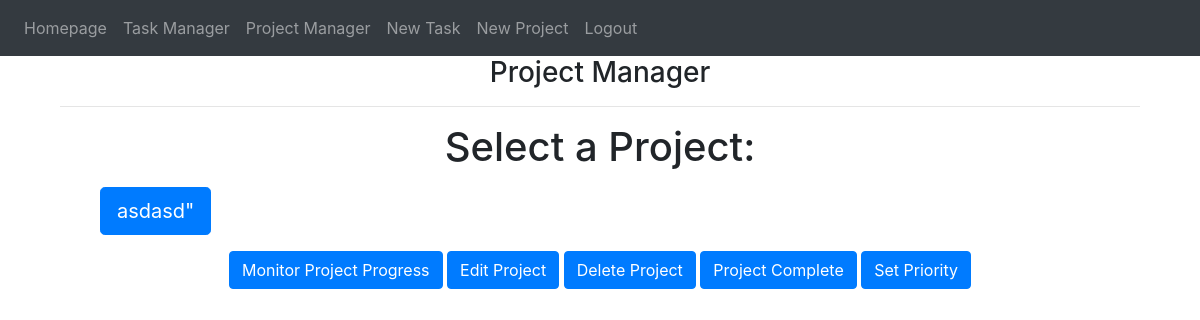
Page /projectmanager (signed in) on the earlier database version.
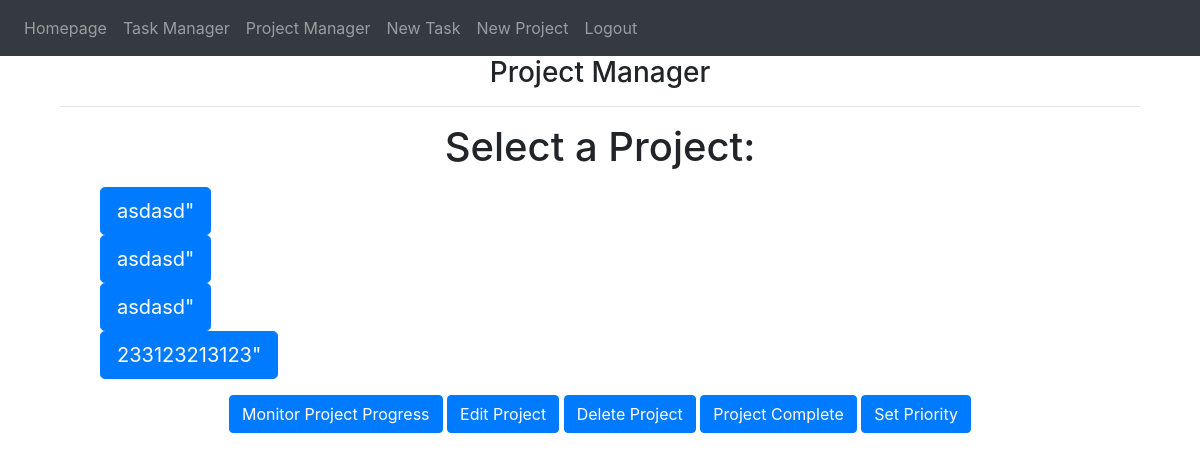
Same page on the later database version.
### website/models.py (models this page shows)
class Project(db.Model):
    id = db.Column(db.Integer, primary_key=True)
    name = db.Column(db.String(120))
    start_date = db.Column(db.DateTime(timezone=True), default=func.now)
    deadline = db.Column(db.DateTime(timezone=True), default=func.now)
    description = db.Column(db.String(9999))
    users = db.relationship('User', secondary='project_user_association', back_populates='projects')
    tasks = db.relationship('Task', backref='project', lazy=True)

### website/auth.py (the view)
@auth.route('/projectmanager')
def projectManager():
    projects = Project.query.filter(Project.users.any(id=current_user.id)).all()
    return render_template("projectManager.html", user=current_user, projects=projects)

### website/__init__.py (called while the page is built)
def create_app():
    app = Flask(__name__)
    app.config['SECRET_KEY'] = 'abcd'
    app.config['SQLALCHEMY_DATABASE_URI'] = f'sqlite:///{DB_NAME}'
    db.init_app(app)
    from .views import views
    from .auth import auth
    app.register_blueprint(views, url_prefix='/')
    app.register_blueprint(auth, url_prefix='/')
    from .models import User, Task, Project
    with app.app_context():
        db.create_all()
    login_manager = LoginManager()
    login_manager.login_view = 'auth.login'
    login_manager.init_app(app)
    @login_manager.user_loader
    def load_user(id):
        return User.query.get(int(id))
    return app

### website/templates/projectManager.html (shortened to what this page needs)
{% extends "base.html" %}
{% block content %}
<h3 align="center">Project Manager</h3>
    <div class="container">
    <hr>
    <h1 align="center" id="project-name"> Select a Project: </h1>
    <ul style="list-style-type: none">
        {% for prj in projects %}
            <li> <button type="button" class="btn btn-primary btn-lg project-button" data-name="{{ prj.name }}"
                data-info="{{ prj.description }}" data-id="{{ prj.id }}">{{ prj.name }}"</button></li>
        {% endfor %}
    </ul>
<form method="POST">
            <center>
                <button type="button" class="btn btn-primary">Monitor Project Progress</button>
                <button type="button" class="btn btn-primary">Edit Project</button>
                <button type="button" class="btn btn-primary">Delete Project</button>
                <button type="button" class="btn btn-primary">Project Complete</button>
                <button type="button" class="btn btn-primary">Set Priority</button>
                </form>
        </body>
</html>
{% endblock %}

Differences in the rows shown:
added Project: name "asdasd"
added Project: name "asdasd"
added Project: name "233123213123"
